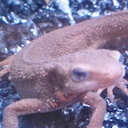

Recreate this plot in Python.
import cv2
import numpy as np
import lib3140
import matplotlib.pyplot as plt

if __name__ == '__main__':
    img = cv2.imread("Gasyori100knock/Question_31_40/imori.jpg")
    Y, Cb, Cr = lib3140.BGR2YCbCr(img)
    fY = lib3140.DCTs(Y, t=8, channels=1)
    fCb = lib3140.DCTs(Cb, t=8, channels=1)
    fCr = lib3140.DCTs(Cr, t=8, channels=1)
    fY, fCb, fCr = lib3140.DCT_quantization8_YCbCr(fY,fCb,fCr)
    Y = lib3140.IDCTs(fY, t=8, k=8, channels=1)
    Cb = lib3140.IDCTs(fCb, t=8, k=8, channels=1)
    Cr = lib3140.IDCTs(fCr, t=8, k=8, channels=1)
    out = lib3140.YCbCr2BGR(Y,Cb,Cr)
    cv2.imshow("imori", out)
    cv2.waitKey(0)
    cv2.imwrite("q31_40/040.jpg", out)
    cv2.destroyAllWindows()
